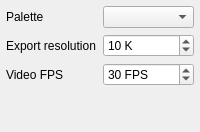
                         <widget class="QWidget" name="tab_11">
                          <attribute name="icon">
                           <iconset resource="../Icons/icons.qrc">
                            <normaloff>:/Icons/icons/picture.png</normaloff>:/Icons/icons/picture.png</iconset>
                          </attribute>
                          <attribute name="title">
                           <string>Shared</string>
                          </attribute>
                          <layout class="QVBoxLayout" name="verticalLayout_4">
                           <property name="leftMargin">
                            <number>6</number>
                           </property>
                           <property name="topMargin">
                            <number>6</number>
                           </property>
                           <property name="rightMargin">
                            <number>6</number>
                           </property>
                           <property name="bottomMargin">
                            <number>6</number>
                           </property>
                           <item>
                            <widget class="QFrame" name="frame_51">
                             <property name="frameShape">
                              <enum>QFrame::Shape::NoFrame</enum>
                             </property>
                             <property name="frameShadow">
                              <enum>QFrame::Shadow::Raised</enum>
                             </property>
                             <layout class="QGridLayout" name="gridLayout_3">
                              <property name="leftMargin">
                               <number>0</number>
                              </property>
                              <property name="topMargin">
                               <number>0</number>
                              </property>
                              <property name="rightMargin">
                               <number>0</number>
                              </property>
                              <property name="bottomMargin">
                               <number>0</number>
                              </property>
                              <item row="1" column="0">
                               <widget class="QLabel" name="label_32">
                                <property name="text">
                                 <string>Export resolution</string>
                                </property>
                               </widget>
                              </item>
                              <item row="1" column="1">
                               <widget class="QSpinBox" name="resolution_factor_spinBox">
                                <property name="toolTip">
                                 <string>&lt;html&gt;&lt;head/&gt;&lt;body&gt;&lt;p&gt;Resolution factor.&lt;/p&gt;&lt;p&gt;1K = 1920 x 1080 pixels&lt;/p&gt;&lt;/body&gt;&lt;/html&gt;</string>
                                </property>
                                <property name="suffix">
                                 <string> K</string>
                                </property>
                                <property name="minimum">
                                 <number>1</number>
                                </property>
                                <property name="maximum">
                                 <number>100</number>
                                </property>
                                <property name="value">
                                 <number>10</number>
                                </property>
                               </widget>
                              </item>
                              <item row="3" column="0">
                               <spacer name="verticalSpacer_14">
                                <property name="orientation">
                                 <enum>Qt::Orientation::Vertical</enum>
                                </property>
                                <property name="sizeHint" stdset="0">
                                 <size>
                                  <width>20</width>
                                  <height>40</height>
                                 </size>
                                </property>
                               </spacer>
                              </item>
                              <item row="2" column="1">
                               <widget class="QSpinBox" name="fps_spinBox">
                                <property name="toolTip">
                                 <string>Video frames per second</string>
                                </property>
                                <property name="suffix">
                                 <string> FPS</string>
                                </property>
                                <property name="minimum">
                                 <number>1</number>
                                </property>
                                <property name="maximum">
                                 <number>9999</number>
                                </property>
                                <property name="value">
                                 <number>30</number>
                                </property>
                               </widget>
                              </item>
                              <item row="2" column="0">
                               <widget class="QLabel" name="label_150">
                                <property name="text">
                                 <string>Video FPS</string>
                                </property>
                               </widget>
                              </item>
                              <item row="0" column="0">
                               <widget class="QLabel" name="label_43">
                                <property name="sizePolicy">
                                 <sizepolicy hsizetype="Minimum" vsizetype="Preferred">
                                  <horstretch>0</horstretch>
                                  <verstretch>0</verstretch>
                                 </sizepolicy>
                                </property>
                                <property name="text">
                                 <string>Palette</string>
                                </property>
                               </widget>
                              </item>
                              <item row="0" column="1">
                               <widget class="QComboBox" name="palette_comboBox">
                                <property name="toolTip">
                                 <string>Select the colour palette</string>
                                </property>
                               </widget>
                              </item>
                             </layout>
                            </widget>
                           </item>
                          </layout>
                         </widget>
